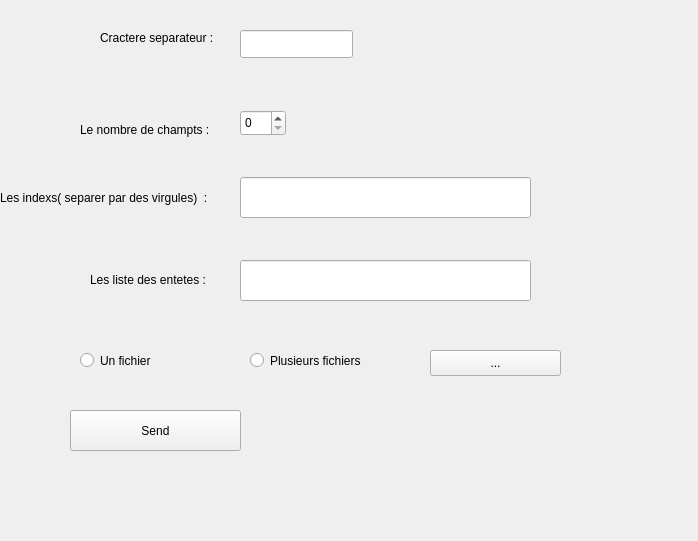
<?xml version="1.0" encoding="UTF-8"?>
<ui version="4.0">
 <class>Form</class>
 <widget class="QWidget" name="Form">
  <property name="geometry">
   <rect>
    <x>0</x>
    <y>0</y>
    <width>698</width>
    <height>541</height>
   </rect>
  </property>
  <property name="windowTitle">
   <string>Form</string>
  </property>
  <widget class="QPushButton" name="pushButton1">
   <property name="geometry">
    <rect>
     <x>70</x>
     <y>410</y>
     <width>171</width>
     <height>41</height>
    </rect>
   </property>
   <property name="text">
    <string>Send</string>
   </property>
  </widget>
  <widget class="QLabel" name="label">
   <property name="geometry">
    <rect>
     <x>80</x>
     <y>120</y>
     <width>171</width>
     <height>20</height>
    </rect>
   </property>
   <property name="text">
    <string>Le nombre de champts :</string>
   </property>
  </widget>
  <widget class="QLabel" name="label_2">
   <property name="geometry">
    <rect>
     <x>0</x>
     <y>190</y>
     <width>221</width>
     <height>16</height>
    </rect>
   </property>
   <property name="text">
    <string>Les indexs( separer par des virgules)  :</string>
   </property>
  </widget>
  <widget class="QLabel" name="label_3">
   <property name="geometry">
    <rect>
     <x>90</x>
     <y>270</y>
     <width>141</width>
     <height>20</height>
    </rect>
   </property>
   <property name="text">
    <string>Les liste des entetes :</string>
   </property>
  </widget>
  <widget class="QRadioButton" name="radioButton">
   <property name="geometry">
    <rect>
     <x>80</x>
     <y>350</y>
     <width>104</width>
     <height>21</height>
    </rect>
   </property>
   <property name="text">
    <string>Un fichier</string>
   </property>
  </widget>
  <widget class="QRadioButton" name="radioButton_2">
   <property name="geometry">
    <rect>
     <x>250</x>
     <y>350</y>
     <width>141</width>
     <height>21</height>
    </rect>
   </property>
   <property name="text">
    <string>Plusieurs fichiers</string>
   </property>
  </widget>
  <widget class="QSpinBox" name="spinBox">
   <property name="geometry">
    <rect>
     <x>240</x>
     <y>110</y>
     <width>46</width>
     <height>26</height>
    </rect>
   </property>
  </widget>
  <widget class="QToolButton" name="toolButton">
   <property name="geometry">
    <rect>
     <x>430</x>
     <y>350</y>
     <width>131</width>
     <height>26</height>
    </rect>
   </property>
   <property name="text">
    <string>...</string>
   </property>
  </widget>
  <widget class="QLineEdit" name="lineEdit1">
   <property name="geometry">
    <rect>
     <x>240</x>
     <y>30</y>
     <width>113</width>
     <height>28</height>
    </rect>
   </property>
  </widget>
  <widget class="QLabel" name="label_4">
   <property name="geometry">
    <rect>
     <x>100</x>
     <y>30</y>
     <width>131</width>
     <height>16</height>
    </rect>
   </property>
   <property name="text">
    <string>Cractere separateur :</string>
   </property>
  </widget>
  <widget class="QLineEdit" name="lineEdit">
   <property name="geometry">
    <rect>
     <x>240</x>
     <y>177</y>
     <width>291</width>
     <height>41</height>
    </rect>
   </property>
  </widget>
  <widget class="QLineEdit" name="lineEdit_2">
   <property name="geometry">
    <rect>
     <x>240</x>
     <y>260</y>
     <width>291</width>
     <height>41</height>
    </rect>
   </property>
  </widget>
 </widget>
 <resources/>
 <connections/>
</ui>
